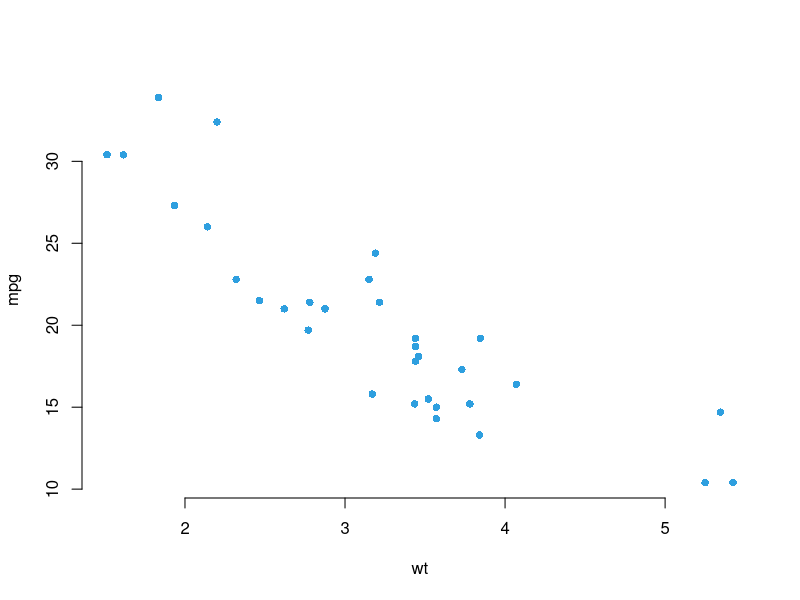

Write R code to recreate this figure.
## ---- chunk 1
knitr::opts_chunk$set(warning=FALSE, message=FALSE)
## ---- chunk 2
# Create my_data
my_data <- mtcars
# Print the first 6 rows
head(my_data, 6)
## ---- chunk 3
plot(x = my_data$wt, y = my_data$mpg,
     pch = 16, frame = FALSE,
     xlab = "wt", ylab = "mpg", col = "#2E9FDF")
